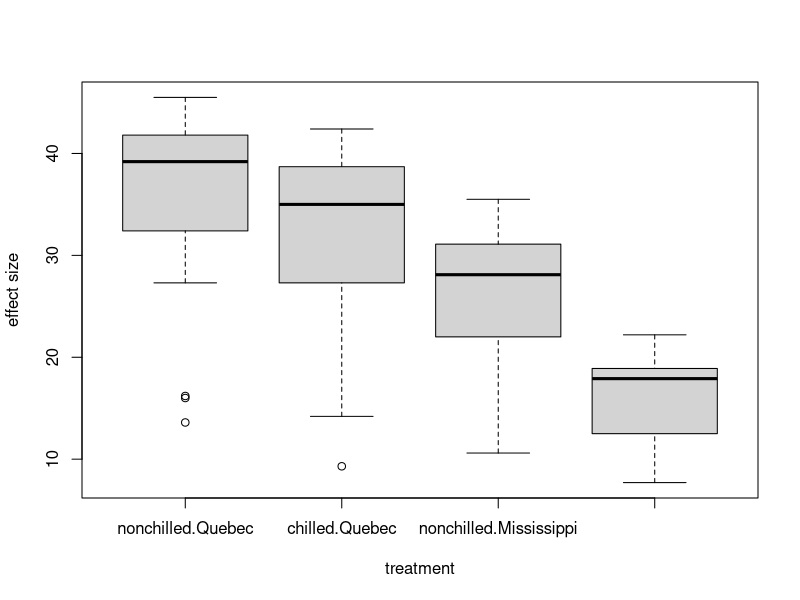

Generate this figure with R:
#### Exercise 1
#### Extract the effect size of each factor (i.e. Treatment and Type) with $. 
#### Make sure that you comment on the results (e.g. what do those numbers means and how do you know that?).

data(CO2)
head(CO2, 10)

str(CO2)

boxplot(uptake~Treatment*Type, data=CO2, xlab="treatment", ylab="effect size")

CO2.aov = aov(uptake~Treatment + Type, data = CO2)
summary(CO2.aov)

CO2.Effects = model.tables(CO2.aov, "effects", se=TRUE)
CO2.Effects$tables$Treatment

## $Treatment
## Treatment
## nonchilled    chilled 
## 3.429762  -3.429762 

CO2.Effects$tables$Type

## $Type
## Type
## Quebec Mississippi 
## 6.329762   -6.329762 

## The mean uptake value of the non-chilled experimental treatments was 3.43 greater than the grand mean, and chilled
## experimental treatment were 3.43 less than the grand mean. The mean uptake value for all Quebec-orginating subjects
## was 6.33 greater than the grand mean, while the same for Mississippi-originating subjects was 6.33 less than the 
## grand mean.

CO2.Means = model.tables(CO2.aov, "means", se=TRUE)
CO2.Means$tables$Treatment

## $Treatment
## Treatment
## nonchilled    chilled 
## 30.64286   23.78333 

CO2.Means$tables$Type

## $Type
## Type
## Quebec Mississippi 
## 33.54286    20.88333

## The grand mean of the uptake value of all experimental treatments is 27.21. Subsequent values show the mean of each
## variable we are studying:
## nonchilled: 30.64
## chilled: 23.78
## Quebec-origin: 33.54
## Mississippi-origin: 20.88

#############################################################################

#### Exercise 2 (Bonus!)
#### I've showed you one of multiple ways to do this two way ANOVA. Can you do it with lm() function 
#### and summarize and interpret the output table? This has something to do with interaction and the 
#### fact the those "Estimates" are actually regression coefficients.


CO2$Treatment = factor(CO2$Treatment, levels=(c("nonchilled", "chilled")))
CO2$Type = factor(CO2$Type, levels=(c("Quebec", "Mississippi")))

# with interaction term, effect size model compared to nonchilled Quebec
CO2.AOV.2 = lm(uptake~Treatment*Type, data=CO2) 
summary(CO2.AOV.2)
## Coefficients:
##                                  Estimate Std. Error  t value Pr(>|t|)    
## (Intercept)                        35.333      1.747  20.225  < 2e-16 ***
## Treatmentchilled                   -3.581      2.471  -1.449 0.151141    
## TypeMississippi                    -9.381      2.471  -3.797 0.000284 ***
## Treatmentchilled:TypeMississippi   -6.557      3.494  -1.877 0.064213 .

## INTERPRETATION: 35.333 is the expected effect of treatment (nonchilled) and type (Quebec). 
## Subsequent values represent the expected difference between changes in treatment and/or type from initial value.


## with interaction term, mean model 
CO2.AOV.3 = lm(uptake~Treatment*Type-1, data=CO2) 
summary(CO2.AOV.3)
## Coefficients:
##                               Estimate Std.    Error  t value  Pr(>|t|)    
## Treatmentnonchilled                35.333      1.747  20.225  < 2e-16 ***
## Treatmentchilled                   31.752      1.747  18.175  < 2e-16 ***
## TypeMississippi                    -9.381      2.471  -3.797 0.000284 ***
## Treatmentchilled:TypeMississippi   -6.557      3.494  -1.877 0.064213 .  


#no interaction term between treatment and type
CO2.AOV.4 = lm(uptake~Treatment+Type, data = CO2)
summary(CO2.AOV.4)
## Coefficients:
##                  Estimate Std.  Error  t value Pr(>|t|)    
## (Intercept)        36.973      1.536  24.065  < 2e-16 ***
## Treatmentchilled   -6.860      1.774  -3.867 0.000222 ***
## TypeMississippi   -12.660      1.774  -7.136 3.68e-10 ***
